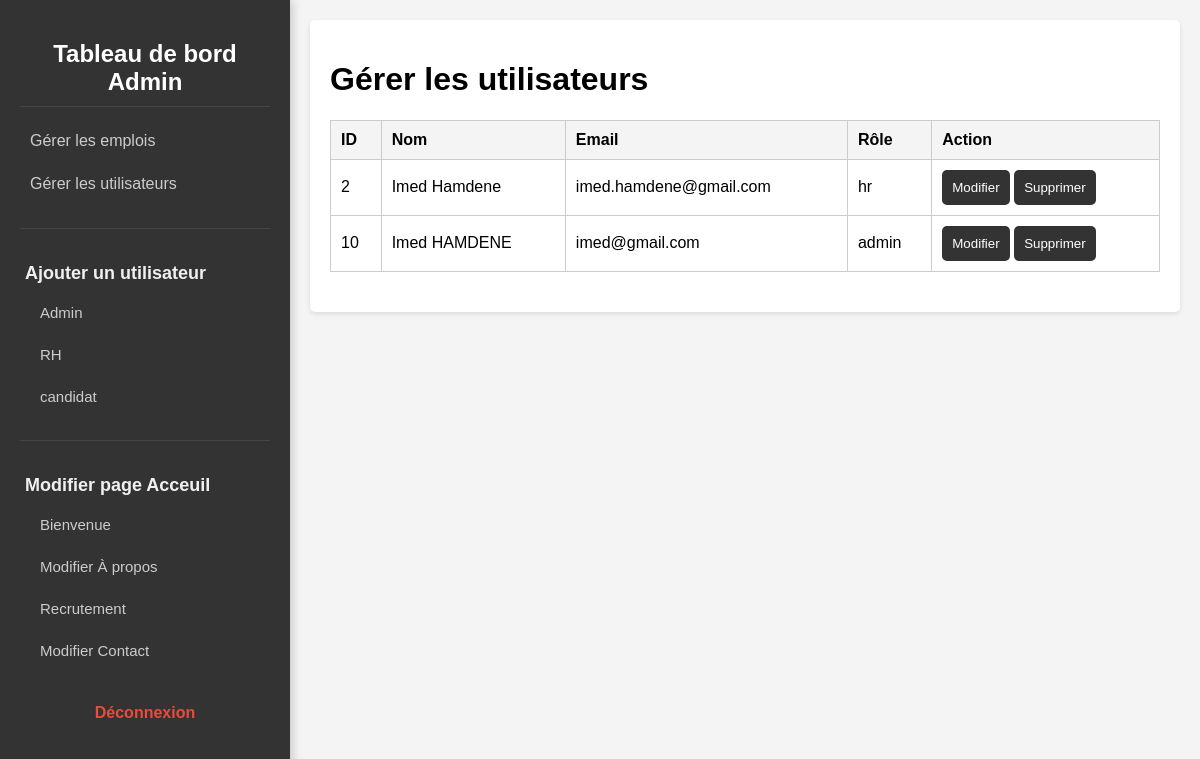
The app's page /admin.php with its own data.
### tables this page shows
CREATE TABLE `users` (
  `id` int(11) NOT NULL,
  `firstname` varchar(100) NOT NULL,
  `lastname` varchar(100) NOT NULL,
  `password` varchar(255) NOT NULL,
  `email` varchar(150) NOT NULL,
  `role` enum('candidate','hr','admin') NOT NULL,
  `created_at` timestamp NOT NULL DEFAULT current_timestamp()
);

### admin.php (the view, shortened to what this page needs)
<!DOCTYPE html>
<html lang="fr">
<head>
    <link rel="stylesheet" href="https://cdnjs.cloudflare.com/ajax/libs/font-awesome/6.0.0/css/all.min.css">
    <link rel="stylesheet" href="style.css">
    <link rel="stylesheet" href="sidebar_style.css">
</head>
<body>
    <div class="sidebar">
        <h2 class="sidebar-title">Tableau de bord Admin</h2>
        <nav class="sidebar-nav">
            <a class="sidebar-link modify-jobs" onclick="showSection('manage-jobs-section')">Gérer les emplois</a>
            <a class="sidebar-link modify-users" onclick="showSection('manage-users-section')">Gérer les utilisateurs</a>
            <div class="sidebar-section modify-index">
                <h4 class="sidebar-subtitle">Ajouter un utilisateur</h4>
                <a class="sidebar-sublink" onclick="showSection('add-admin-section')">Admin</a>
                <a class="sidebar-sublink" onclick="showSection('add-hr-section')">RH</a>
                <a class="sidebar-sublink" onclick="showSection('add-candidate-section')">candidat</a>
            </div>
            <div class="sidebar-section modify-index">
                <h4 class="sidebar-subtitle">Modifier page Acceuil</h4>
                <a class="sidebar-sublink" onclick="showSection('modify-welcome-section')">Bienvenue</a>
                <a class="sidebar-sublink" onclick="showSection('modify-about-section')">Modifier À propos</a>
                <a class="sidebar-sublink" onclick="showSection('modify-recruitment-section')">Recrutement</a>
                <a class="sidebar-sublink" onclick="showSection('modify-contact-section')">Modifier Contact</a>
            </div>
            <a href="login.php" class="sidebar-link disconnect-btn">Déconnexion</a>
        </nav>
    </div>
    <div class="main-content">
        <div id="manage-users-section" class="section">
            <h1>Gérer les utilisateurs</h1>
            <table>
                <thead>
                    <tr>
                        <th>ID</th>
                        <th>Nom</th>
                        <th>Email</th>
                        <th>Rôle</th>
                        <th>Action</th>
                    </tr>
                </thead>
                <tbody>
                    <?php
                    $conn = new mysqli('localhost', 'root', '', 'hp_tunisia_jobs_db');
                    $sql = "SELECT id, firstname, lastname, email, role FROM users";
                    $result = $conn->query($sql);
                    if ($result->num_rows > 0) {
                        while ($row = $result->fetch_assoc()) {
                            echo "<tr>
                                    <td>{$row['id']}</td>
                                    <td>{$row['firstname']} {$row['lastname']}</td>
                                    <td>{$row['email']}</td>
                                    <td>{$row['role']}</td>
                                    <td>
                                        <button onclick=\"window.location.href='modify-user.php?id={$row['id']}'\">Modifier</button>
                                        <button onclick=\"if(confirm('Êtes-vous sûr de vouloir supprimer cet utilisateur ?')) window.location.href='delete_user.php?id={$row['id']}';\">Supprimer</button>
                                    </td>
                                </tr>";
                        }
                    } else {
                        echo "<tr><td colspan='5'>Aucun utilisateur trouvé.</td></tr>";
                    }
                    ?>
                </tbody>
            </table>
        </div>
    </div>
</body>
</html>

### style.css (style rules this page uses)
body { font-family: Arial, sans-serif; background-color: #f4f4f4; margin: 0; padding: 0; display: flex; height: 100vh; box-sizing: border-box; }
.main-content { flex: 1; padding: 20px; overflow-y: auto; margin-left: auto; box-sizing: border-box; }
.sidebar + .main-content { flex-grow: 1; display: flex; flex-direction: column; }
.section { display: none; background-color: white; padding: 20px; border-radius: 5px; box-shadow: 0 2px 5px rgba(0, 0, 0, 0.1); margin-bottom: 10px; }
.section.active { display: block; }
table { width: 100%; border-collapse: collapse; margin-bottom: 20px; }
table, th, td { border: 1px solid #ccc; }
th, td { padding: 10px; text-align: left; }
th { background-color: #f4f4f4; }
button, .submit-button { background-color: #333; color: white; padding: 10px; border: none; border-radius: 5px; cursor: pointer; transition: background-color 0.3s ease; }

### sidebar_style.css (style rules this page uses)
.sidebar { width: 250px; background-color: #333; color: white; display: flex; flex-direction: column; padding: 20px; box-shadow: 2px 0 10px rgba(0, 0, 0, 0.2); }
.sidebar-title { font-size: 24px; font-weight: bold; text-align: center; margin-bottom: 15px; border-bottom: 1px solid #444; padding-bottom: 10px; }
.sidebar-nav { display: flex; flex-direction: column; }
.sidebar-link, .sidebar-sublink { color: #ccc; text-decoration: none; padding: 10px; border-radius: 5px; margin-bottom: 5px; transition: background-color 0.3s ease, color 0.3s ease; display: block; }
.sidebar-section { margin-top: 20px; padding-top: 10px; border-top: 1px solid #444; }
.sidebar-subtitle { font-size: 18px; font-weight: bold; color: #f0f0f0; margin-bottom: 10px; padding-left: 5px; }
.sidebar-sublink { padding-left: 20px; font-size: 15px; }
.disconnect-btn { color: #e74c3c; background-color: #333; text-align: center; padding: 10px; margin-top: 20px; border-radius: 5px; text-decoration: none; font-weight: bold; transition: background-color 0.3s ease; }

### records on screen
users: id "2", firstname "Imed", lastname "Hamdene", email "imed.hamdene@gmail.com", role "hr"
users: id "10", firstname "Imed", lastname "HAMDENE", email "imed@gmail.com", role "admin"
